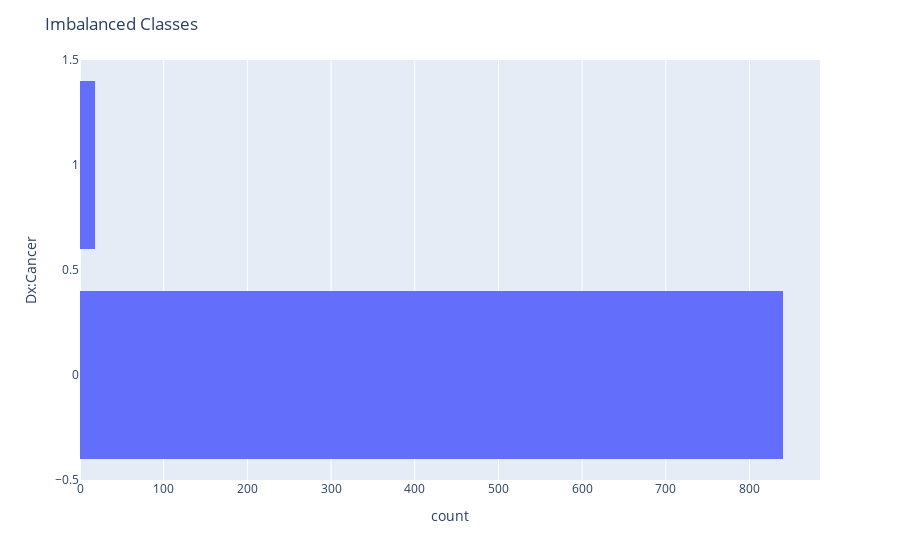

The code cell stored with this chart in its notebook:
### Markdown cell above
**Using ADASYN to fix imbalanced classes**

### Code cell
dx_cancer = px.histogram(risk_factor_df, y="Dx:Cancer")
dx_cancer.update_layout(bargap=0.2)
dx_cancer.update_layout(title = "Imbalanced Classes")
dx_cancer.show()

### Figure 1 — Plotly figure (JSON) as saved in the notebook; plotly's stock layout.template omitted (floating-point values rounded to 4 significant figures; data arrays with more than 128 entries replaced by an {"elided": "..."} marker saying what was removed)
{"data": [{"alignmentgroup": "True", "bingroup": "y", "hovertemplate": "count=%{x}<br>Dx:Cancer=%{y}<extra></extra>", "legendgroup": "", "marker": {"color": "#636efa", "pattern": {"shape": ""}}, "name": "", "offsetgroup": "", "orientation": "h", "showlegend": false, "type": "histogram", "xaxis": "x", "y": {"elided": "858 int values"}, "yaxis": "y"}], "layout": {"bargap": 0.2, "barmode": "relative", "legend": {"tracegroupgap": 0}, "margin": {"t": 60}, "title": {"text": "Imbalanced Classes"}, "xaxis": {"anchor": "y", "domain": [0, 1], "title": {"text": "count"}}, "yaxis": {"anchor": "x", "domain": [0, 1], "title": {"text": "Dx:Cancer"}}}}
